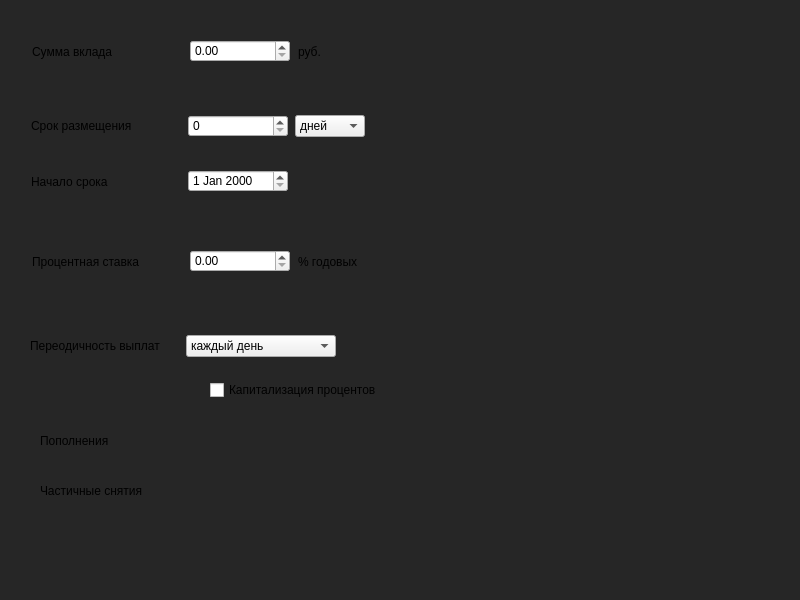
<?xml version="1.0" encoding="UTF-8"?>
<ui version="4.0">
 <class>Debit</class>
 <widget class="QMainWindow" name="Debit">
  <property name="geometry">
   <rect>
    <x>0</x>
    <y>0</y>
    <width>800</width>
    <height>600</height>
   </rect>
  </property>
  <property name="windowTitle">
   <string>Debit calculator</string>
  </property>
  <property name="styleSheet">
   <string notr="true">QMainWindow {
	background-color: rgb(38, 38, 38);
}</string>
  </property>
  <widget class="QWidget" name="centralwidget">
   <widget class="QCheckBox" name="ckb_capital">
    <property name="geometry">
     <rect>
      <x>210</x>
      <y>380</y>
      <width>200</width>
      <height>20</height>
     </rect>
    </property>
    <property name="minimumSize">
     <size>
      <width>200</width>
      <height>0</height>
     </size>
    </property>
    <property name="maximumSize">
     <size>
      <width>200</width>
      <height>16777215</height>
     </size>
    </property>
    <property name="text">
     <string>Капитализация процентов</string>
    </property>
   </widget>
   <widget class="QLabel" name="lbl_refill">
    <property name="geometry">
     <rect>
      <x>40</x>
      <y>430</y>
      <width>150</width>
      <height>21</height>
     </rect>
    </property>
    <property name="minimumSize">
     <size>
      <width>150</width>
      <height>0</height>
     </size>
    </property>
    <property name="maximumSize">
     <size>
      <width>150</width>
      <height>16777215</height>
     </size>
    </property>
    <property name="text">
     <string>Пополнения</string>
    </property>
   </widget>
   <widget class="QLabel" name="lbl_withdrawal">
    <property name="geometry">
     <rect>
      <x>40</x>
      <y>480</y>
      <width>150</width>
      <height>21</height>
     </rect>
    </property>
    <property name="minimumSize">
     <size>
      <width>150</width>
      <height>0</height>
     </size>
    </property>
    <property name="maximumSize">
     <size>
      <width>150</width>
      <height>16777215</height>
     </size>
    </property>
    <property name="text">
     <string>Частичные снятия</string>
    </property>
   </widget>
   <widget class="QWidget" name="">
    <property name="geometry">
     <rect>
      <x>30</x>
      <y>40</y>
      <width>340</width>
      <height>23</height>
     </rect>
    </property>
    <layout class="QHBoxLayout" name="hlo_sum">
     <item>
      <widget class="QLabel" name="lbl_sum">
       <property name="minimumSize">
        <size>
         <width>150</width>
         <height>0</height>
        </size>
       </property>
       <property name="maximumSize">
        <size>
         <width>150</width>
         <height>16777215</height>
        </size>
       </property>
       <property name="text">
        <string>Сумма вклада</string>
       </property>
      </widget>
     </item>
     <item>
      <widget class="QDoubleSpinBox" name="spn_sum">
       <property name="minimumSize">
        <size>
         <width>100</width>
         <height>0</height>
        </size>
       </property>
       <property name="maximumSize">
        <size>
         <width>100</width>
         <height>16777215</height>
        </size>
       </property>
      </widget>
     </item>
     <item>
      <widget class="QLabel" name="lbl_sum_rub">
       <property name="minimumSize">
        <size>
         <width>70</width>
         <height>0</height>
        </size>
       </property>
       <property name="maximumSize">
        <size>
         <width>70</width>
         <height>16777215</height>
        </size>
       </property>
       <property name="text">
        <string>руб.</string>
       </property>
      </widget>
     </item>
    </layout>
   </widget>
   <widget class="QWidget" name="">
    <property name="geometry">
     <rect>
      <x>30</x>
      <y>110</y>
      <width>336</width>
      <height>32</height>
     </rect>
    </property>
    <layout class="QHBoxLayout" name="hlo_limit">
     <item>
      <widget class="QLabel" name="lbl_limit">
       <property name="minimumSize">
        <size>
         <width>150</width>
         <height>0</height>
        </size>
       </property>
       <property name="maximumSize">
        <size>
         <width>150</width>
         <height>16777215</height>
        </size>
       </property>
       <property name="text">
        <string>Срок размещения</string>
       </property>
      </widget>
     </item>
     <item>
      <widget class="QSpinBox" name="spn_limit">
       <property name="minimumSize">
        <size>
         <width>100</width>
         <height>0</height>
        </size>
       </property>
       <property name="maximumSize">
        <size>
         <width>100</width>
         <height>16777215</height>
        </size>
       </property>
      </widget>
     </item>
     <item>
      <widget class="QComboBox" name="cmb_limit">
       <property name="minimumSize">
        <size>
         <width>70</width>
         <height>0</height>
        </size>
       </property>
       <property name="maximumSize">
        <size>
         <width>70</width>
         <height>16777215</height>
        </size>
       </property>
       <item>
        <property name="text">
         <string>дней</string>
        </property>
       </item>
       <item>
        <property name="text">
         <string>месяцев</string>
        </property>
       </item>
       <item>
        <property name="text">
         <string>лет</string>
        </property>
       </item>
      </widget>
     </item>
    </layout>
   </widget>
   <widget class="QWidget" name="">
    <property name="geometry">
     <rect>
      <x>30</x>
      <y>170</y>
      <width>260</width>
      <height>23</height>
     </rect>
    </property>
    <layout class="QHBoxLayout" name="hlo_date">
     <item>
      <widget class="QLabel" name="lbl_date">
       <property name="minimumSize">
        <size>
         <width>150</width>
         <height>0</height>
        </size>
       </property>
       <property name="maximumSize">
        <size>
         <width>150</width>
         <height>16777215</height>
        </size>
       </property>
       <property name="text">
        <string>Начало срока</string>
       </property>
      </widget>
     </item>
     <item>
      <widget class="QDateEdit" name="dt_start">
       <property name="minimumSize">
        <size>
         <width>100</width>
         <height>0</height>
        </size>
       </property>
       <property name="maximumSize">
        <size>
         <width>100</width>
         <height>16777215</height>
        </size>
       </property>
      </widget>
     </item>
    </layout>
   </widget>
   <widget class="QWidget" name="">
    <property name="geometry">
     <rect>
      <x>30</x>
      <y>250</y>
      <width>340</width>
      <height>23</height>
     </rect>
    </property>
    <layout class="QHBoxLayout" name="hlo_percent">
     <item>
      <widget class="QLabel" name="lbl_percent_f">
       <property name="minimumSize">
        <size>
         <width>150</width>
         <height>0</height>
        </size>
       </property>
       <property name="maximumSize">
        <size>
         <width>150</width>
         <height>16777215</height>
        </size>
       </property>
       <property name="text">
        <string>Процентная ставка</string>
       </property>
      </widget>
     </item>
     <item>
      <widget class="QDoubleSpinBox" name="spn_percent">
       <property name="minimumSize">
        <size>
         <width>100</width>
         <height>0</height>
        </size>
       </property>
       <property name="maximumSize">
        <size>
         <width>100</width>
         <height>16777215</height>
        </size>
       </property>
      </widget>
     </item>
     <item>
      <widget class="QLabel" name="lbl_percent_b">
       <property name="minimumSize">
        <size>
         <width>70</width>
         <height>0</height>
        </size>
       </property>
       <property name="maximumSize">
        <size>
         <width>70</width>
         <height>16777215</height>
        </size>
       </property>
       <property name="text">
        <string>% годовых</string>
       </property>
      </widget>
     </item>
    </layout>
   </widget>
   <widget class="QWidget" name="">
    <property name="geometry">
     <rect>
      <x>30</x>
      <y>330</y>
      <width>306</width>
      <height>32</height>
     </rect>
    </property>
    <layout class="QHBoxLayout" name="hlo_period">
     <item>
      <widget class="QLabel" name="lbl_period">
       <property name="minimumSize">
        <size>
         <width>150</width>
         <height>0</height>
        </size>
       </property>
       <property name="maximumSize">
        <size>
         <width>150</width>
         <height>16777215</height>
        </size>
       </property>
       <property name="text">
        <string>Переодичность выплат</string>
       </property>
      </widget>
     </item>
     <item>
      <widget class="QComboBox" name="cmb_period">
       <property name="minimumSize">
        <size>
         <width>150</width>
         <height>0</height>
        </size>
       </property>
       <property name="maximumSize">
        <size>
         <width>150</width>
         <height>16777215</height>
        </size>
       </property>
       <item>
        <property name="text">
         <string>каждый день</string>
        </property>
       </item>
       <item>
        <property name="text">
         <string>каждую неделю</string>
        </property>
       </item>
       <item>
        <property name="text">
         <string>раз в месяц</string>
        </property>
       </item>
       <item>
        <property name="text">
         <string>раз в квартал</string>
        </property>
       </item>
       <item>
        <property name="text">
         <string>раз в год</string>
        </property>
       </item>
       <item>
        <property name="text">
         <string>в конце срока</string>
        </property>
       </item>
      </widget>
     </item>
    </layout>
   </widget>
  </widget>
 </widget>
 <resources/>
 <connections/>
</ui>
